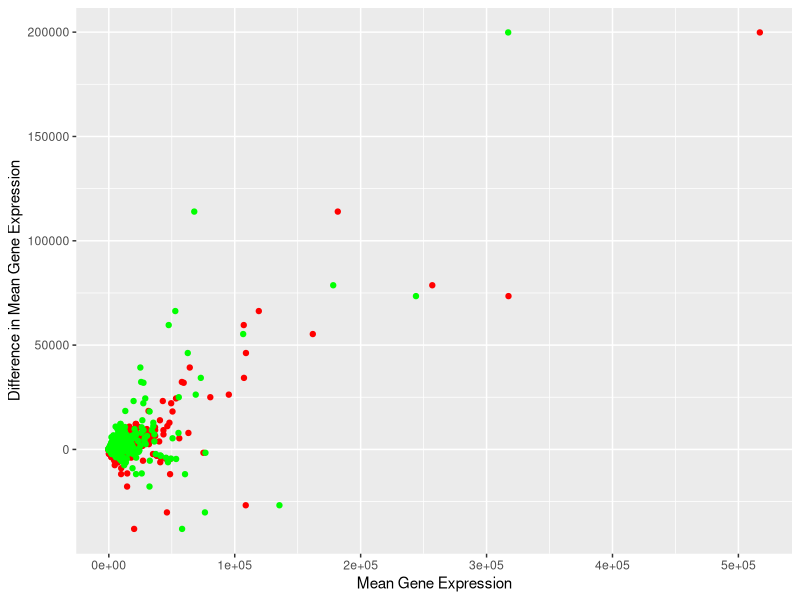
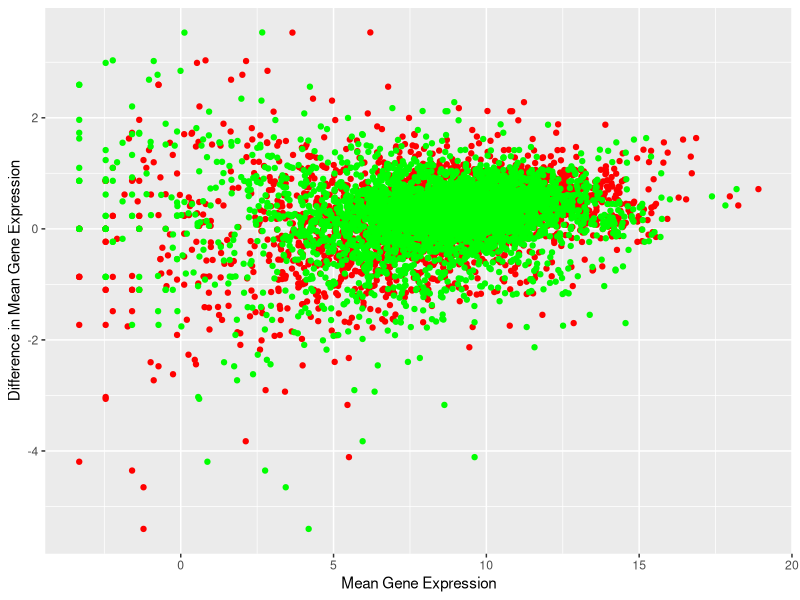

Recreate these plots in R, in order.
## ---- chunk 1
knitr::opts_chunk$set(echo = TRUE)
## ---- chunk 2
setwd("C:/Users/garre/Documents/GitHub/Bio720/assignments")
rnaCounts = read.csv("rna_counts.csv", header=T, row.names = 1)
colMean = function(column, logThis = F){
  if (logThis == T){
    column = log2(column)
  }
  condition = is.finite(column)
  mean(column[condition])
}
c(colMean(rnaCounts[,1]),colMean(rnaCounts[,2]))
colMean(rnaCounts[,1], logThis=T)
## ---- chunk 3
everyMean = double(ncol(rnaCounts))
for (i in seq_along(rnaCounts)){
  everyMean[i] = colMean(rnaCounts[,i])
  names(everyMean)[i] = colnames(rnaCounts)[i]
}
everyMean
## ---- chunk 4
everyMean = double(ncol(rnaCounts))
everyMean = sapply(rnaCounts, colMean,logThis=T)

system.time(sapply(rnaCounts, colMean))[3]
system.time(for (i in seq_along(rnaCounts)){
  everyMean[i] = colMean(rnaCounts[,i])
  names(everyMean)[i] = colnames(rnaCounts)[i]})[3]
## ---- chunk 5
geneMeans= colMeans(rnaCounts)
## ---- chunk 6
geneMeans = rowMeans(rnaCounts)
## ---- chunk 7
myColumns = colnames(rnaCounts)
myColumns = strsplit(myColumns, split = "_")

justMaleHeads = function(x,arg2 = NA){
  y = x[3]=="male"&&x[4]=="hdhorn"
  if (is.na(arg2)==F){
    y = y&&x[2]==arg2
  }
  y
}
rc2 = rnaCounts[sapply(myColumns,justMaleHeads)]
geneMeans =rowMeans(rc2)
lg = rowMeans(rnaCounts[sapply(myColumns, justMaleHeads, arg2="lg")])
sm = rowMeans(rnaCounts[sapply(myColumns, justMaleHeads, arg2="sm")])
meanDiff = lg-sm
## ---- chunk 8
library(ggplot2)

df = data.frame(meanDiff,lg,sm)
ggplot(df, aes(y=meanDiff)) + geom_point(aes(x=lg), color="red") + geom_point(aes(x=sm), color = "green") +labs(x ="Mean Gene Expression", y = "Difference in Mean Gene Expression")

rnaLog = rnaCounts + 0.1
rnaLog = log2(rnaLog)
lg = rowMeans(rnaLog[sapply(myColumns, justMaleHeads, arg2="lg")])
sm = rowMeans(rnaLog[sapply(myColumns, justMaleHeads, arg2="sm")])
meanDiff = lg-sm


df = data.frame(meanDiff,lg,sm)
ggplot(df, aes(y=meanDiff)) + geom_point(aes(x=lg), color="red") + geom_point(aes(x=sm), color = "green") +labs(x ="Mean Gene Expression", y = "Difference in Mean Gene Expression")
